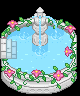

A level layout from a 2D game, rendered from its tile map. Below: a short description, then the map file with its tile-grid data intact:
An orthogonal 5x6 tile map with 16x16 px tiles, 4 tile layers (Back, Back2, Buildings, Front), 10 tilesets and 4 objects (4x TileData).

<map version="1.2" tiledversion="1.3.2" orientation="orthogonal" renderorder="right-down" compressionlevel="0" width="5" height="6" tilewidth="16" tileheight="16" infinite="0" nextlayerid="10" nextobjectid="59">
 <tileset firstgid="1" name="bathhouse_tiles" tilewidth="16" tileheight="16" tilecount="435" columns="15">
  <image source="bathhouse_tiles.png" width="240" height="464" />
  <tile id="51">
   <animation>
    <frame tileid="51" duration="400" />
    <frame tileid="52" duration="400" />
    <frame tileid="53" duration="400" />
    <frame tileid="54" duration="400" />
   </animation>
  </tile>
  <tile id="55">
   <animation>
    <frame tileid="55" duration="400" />
    <frame tileid="56" duration="400" />
    <frame tileid="57" duration="400" />
    <frame tileid="66" duration="400" />
   </animation>
  </tile>
  <tile id="270">
   <animation>
    <frame tileid="270" duration="400" />
    <frame tileid="272" duration="400" />
    <frame tileid="274" duration="400" />
    <frame tileid="276" duration="400" />
    <frame tileid="278" duration="400" />
    <frame tileid="280" duration="400" />
   </animation>
  </tile>
  <tile id="271">
   <animation>
    <frame tileid="271" duration="400" />
    <frame tileid="273" duration="400" />
    <frame tileid="275" duration="400" />
    <frame tileid="277" duration="400" />
    <frame tileid="279" duration="400" />
    <frame tileid="281" duration="400" />
   </animation>
  </tile>
  <tile id="285">
   <animation>
    <frame tileid="285" duration="400" />
    <frame tileid="286" duration="400" />
    <frame tileid="287" duration="400" />
    <frame tileid="288" duration="400" />
   </animation>
  </tile>
  <tile id="300">
   <animation>
    <frame tileid="300" duration="400" />
    <frame tileid="301" duration="400" />
    <frame tileid="302" duration="400" />
    <frame tileid="303" duration="400" />
   </animation>
  </tile>
 </tileset>
 <tileset firstgid="436" name="FountainCream" tilewidth="16" tileheight="16" tilecount="260" columns="13">
  <image source="FountainCream.png" width="208" height="320" />
 </tileset>
 <tileset firstgid="696" name="FountainCreamGreenMoss" tilewidth="16" tileheight="16" tilecount="260" columns="13">
  <image source="FountainCreamGreenMoss.png" width="208" height="320" />
 </tileset>
 <tileset firstgid="956" name="FountainWhite" tilewidth="16" tileheight="16" tilecount="260" columns="13">
  <image source="FountainWhite.png" width="208" height="320" />
 </tileset>
 <tileset firstgid="1216" name="FountainWhiteFloralPink" tilewidth="16" tileheight="16" tilecount="260" columns="13">
  <image source="FountainWhiteFloralPink.png" width="208" height="320" />
  <tile id="0">
   <animation>
    <frame tileid="0" duration="400" />
    <frame tileid="1" duration="400" />
    <frame tileid="2" duration="400" />
   </animation>
  </tile>
  <tile id="30">
   <animation>
    <frame tileid="30" duration="400" />
    <frame tileid="31" duration="400" />
    <frame tileid="32" duration="400" />
   </animation>
  </tile>
  <tile id="69">
   <animation>
    <frame tileid="69" duration="400" />
    <frame tileid="70" duration="400" />
    <frame tileid="71" duration="400" />
    <frame tileid="72" duration="400" />
    <frame tileid="73" duration="400" />
    <frame tileid="74" duration="400" />
   </animation>
  </tile>
  <tile id="82">
   <animation>
    <frame tileid="82" duration="400" />
    <frame tileid="83" duration="400" />
    <frame tileid="84" duration="400" />
    <frame tileid="85" duration="400" />
    <frame tileid="86" duration="400" />
    <frame tileid="87" duration="400" />
   </animation>
  </tile>
  <tile id="95">
   <animation>
    <frame tileid="95" duration="400" />
    <frame tileid="96" duration="400" />
    <frame tileid="97" duration="400" />
    <frame tileid="98" duration="400" />
    <frame tileid="99" duration="400" />
    <frame tileid="100" duration="400" />
   </animation>
  </tile>
  <tile id="231">
   <animation>
    <frame tileid="231" duration="400" />
   </animation>
  </tile>
  <tile id="234">
   <animation>
    <frame tileid="234" duration="400" />
    <frame tileid="235" duration="400" />
    <frame tileid="247" duration="400" />
    <frame tileid="248" duration="400" />
   </animation>
  </tile>
  <tile id="236">
   <animation>
    <frame tileid="236" duration="400" />
    <frame tileid="237" duration="400" />
    <frame tileid="249" duration="400" />
    <frame tileid="250" duration="400" />
   </animation>
  </tile>
 </tileset>
 <tileset firstgid="1476" name="tidepool" tilewidth="16" tileheight="16" tilecount="527" columns="17">
  <image source="tidepool.png" width="272" height="496" />
 </tileset>
 <tileset firstgid="2003" name="WaterColors" tilewidth="16" tileheight="16" tilecount="990" columns="30">
  <image source="WaterColors.png" width="480" height="528" />
  <tile id="3">
   <animation>
    <frame tileid="3" duration="400" />
    <frame tileid="6" duration="400" />
   </animation>
  </tile>
  <tile id="4">
   <animation>
    <frame tileid="4" duration="400" />
    <frame tileid="7" duration="400" />
   </animation>
  </tile>
  <tile id="5">
   <animation>
    <frame tileid="5" duration="400" />
    <frame tileid="8" duration="400" />
   </animation>
  </tile>
  <tile id="9">
   <animation>
    <frame tileid="9" duration="400" />
    <frame tileid="12" duration="400" />
   </animation>
  </tile>
  <tile id="10">
   <animation>
    <frame tileid="10" duration="400" />
    <frame tileid="13" duration="400" />
   </animation>
  </tile>
  <tile id="11">
   <animation>
    <frame tileid="11" duration="400" />
    <frame tileid="14" duration="400" />
   </animation>
  </tile>
  <tile id="33">
   <animation>
    <frame tileid="33" duration="400" />
    <frame tileid="36" duration="400" />
   </animation>
  </tile>
  <tile id="34">
   <animation>
    <frame tileid="34" duration="400" />
    <frame tileid="37" duration="400" />
   </animation>
  </tile>
  <tile id="35">
   <animation>
    <frame tileid="35" duration="400" />
    <frame tileid="38" duration="400" />
   </animation>
  </tile>
  <tile id="39">
   <animation>
    <frame tileid="39" duration="400" />
    <frame tileid="42" duration="400" />
   </animation>
  </tile>
  <tile id="40">
   <animation>
    <frame tileid="40" duration="400" />
    <frame tileid="43" duration="400" />
   </animation>
  </tile>
  <tile id="41">
   <animation>
    <frame tileid="41" duration="400" />
    <frame tileid="44" duration="400" />
   </animation>
  </tile>
  <tile id="63">
   <animation>
    <frame tileid="63" duration="400" />
    <frame tileid="66" duration="400" />
   </animation>
  </tile>
  <tile id="64">
   <animation>
    <frame tileid="64" duration="400" />
    <frame tileid="67" duration="400" />
   </animation>
  </tile>
  <tile id="65">
   <animation>
    <frame tileid="65" duration="400" />
    <frame tileid="68" duration="400" />
   </animation>
  </tile>
  <tile id="69">
   <animation>
    <frame tileid="69" duration="400" />
    <frame tileid="72" duration="400" />
   </animation>
  </tile>
  <tile id="70">
   <animation>
    <frame tileid="70" duration="400" />
    <frame tileid="73" duration="400" />
   </animation>
  </tile>
  <tile id="71">
   <animation>
    <frame tileid="71" duration="400" />
    <frame tileid="74" duration="400" />
   </animation>
  </tile>
 </tileset>
 <tileset firstgid="2993" name="WaterSpout" tilewidth="16" tileheight="16" tilecount="270" columns="15">
  <image source="WaterSpout.png" width="240" height="288" />
  <tile id="0">
   <animation>
    <frame tileid="36" duration="400" />
    <frame tileid="79" duration="400" />
    <frame tileid="34" duration="400" />
   </animation>
  </tile>
  <tile id="38">
   <animation>
    <frame tileid="39" duration="400" />
    <frame tileid="41" duration="400" />
    <frame tileid="43" duration="400" />
    <frame tileid="84" duration="400" />
    <frame tileid="86" duration="400" />
   </animation>
  </tile>
  <tile id="39">
   <animation>
    <frame tileid="38" duration="400" />
    <frame tileid="40" duration="400" />
    <frame tileid="42" duration="400" />
    <frame tileid="83" duration="400" />
    <frame tileid="85" duration="400" />
   </animation>
  </tile>
 </tileset>
 <tileset firstgid="3263" name="WoodenTub" tilewidth="16" tileheight="16" tilecount="192" columns="12">
  <image source="WoodenTub.png" width="192" height="256" />
 </tileset>
 <tileset firstgid="3455" name="BathroomSpouseEdit1" tilewidth="16" tileheight="16" tilecount="143" columns="13">
  <image source="BathroomSpouseEdit1.png" width="208" height="176" />
 </tileset>
 <layer id="1" name="Back" width="5" height="6">
  <data encoding="csv">
0,0,0,0,0,
0,1456,1456,1457,1458,
1232,1311,0,1311,0,
1245,1246,1311,1246,0,
0,0,0,0,0,
0,0,0,0,0
</data>
 </layer>
 <objectgroup id="2" name="Back">
  <object id="20" name="TileData" x="16" y="48" width="16" height="16">
   <properties>
    <property name="TouchAction" value="PoolEntrance" />
   </properties>
  </object>
  <object id="21" name="TileData" x="0" y="48" width="16" height="16">
   <properties>
    <property name="TouchAction" value="PoolExit" />
   </properties>
  </object>
  <object id="57" name="TileData" x="16" y="32" width="16" height="16">
   <properties>
    <property name="TouchAction" value="PoolEntrance" />
   </properties>
  </object>
  <object id="58" name="TileData" x="0" y="32" width="16" height="16">
   <properties>
    <property name="TouchAction" value="PoolExit" />
   </properties>
  </object>
 </objectgroup>
 <layer id="8" name="Back2" width="5" height="6">
  <properties>
   <property name="DrawAbove" value="Back" />
  </properties>
  <data encoding="csv">
0,0,0,0,0,
1454,0,0,0,0,
1294,1295,0,0,1436,
1307,1308,0,0,1436,
1410,1246,1246,1246,1436,
0,0,0,0,0
</data>
 </layer>
 <objectgroup id="9" name="Back2" />
 <layer id="3" name="Buildings" width="5" height="6">
  <data encoding="csv">
0,0,1335,0,0,
1323,0,1330,1331,1327,
0,0,1298,0,1340,
0,0,0,0,1353,
1362,1363,1364,1365,1366,
1375,1376,1377,1378,1379
</data>
 </layer>
 <objectgroup id="4" name="Buildings" />
 <layer id="5" name="Front" width="5" height="6">
  <data encoding="csv">
0,0,0,0,0,
0,1329,1285,1452,0,
0,0,0,0,0,
0,0,0,0,0,
0,0,0,0,0,
0,0,0,0,0
</data>
 </layer>
 <objectgroup id="6" name="Front" />
</map>
